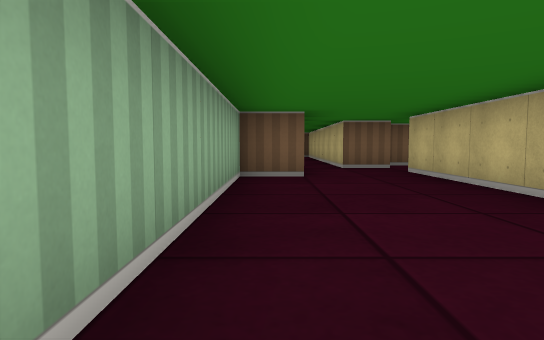
view 1 (above)

14 first-person views from a walk through a cub3D maze. The camera is about half as high as the walls, tilts 4° down and sees 75° across. The floor is counted in squares. Each view is taken from the middle of a square. On the plan, view 1 faces up. The plan holds only what a view shows up to about 9 squares ahead; the rest is blank.

view 2
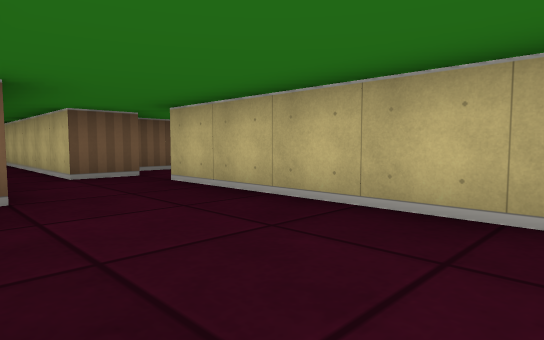

view 3
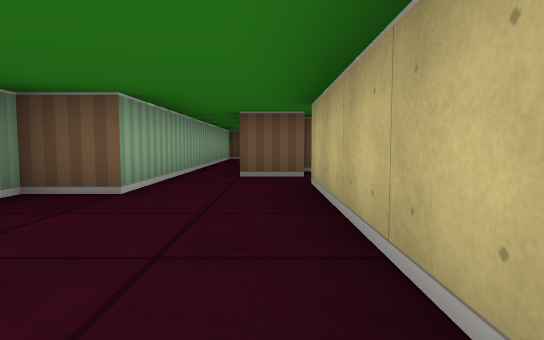

view 4
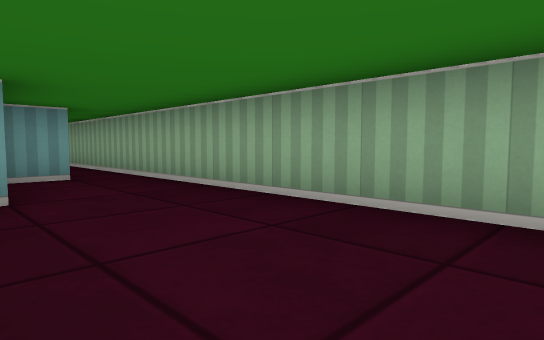

view 5
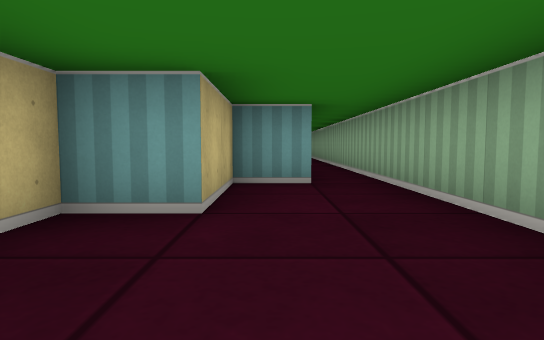

view 6
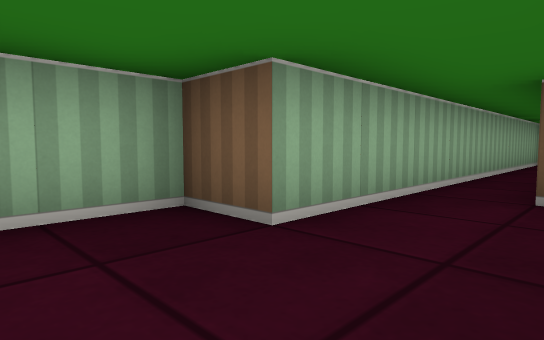

view 7
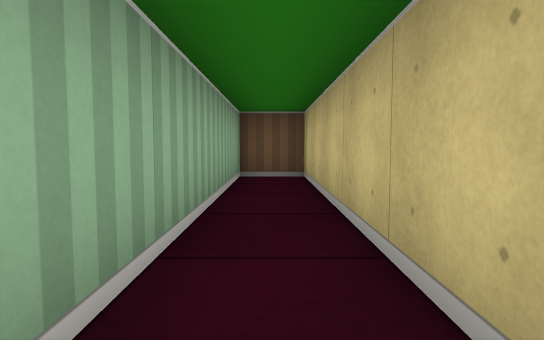

view 8
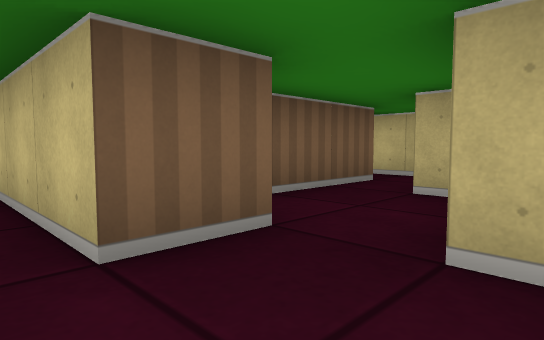

view 9
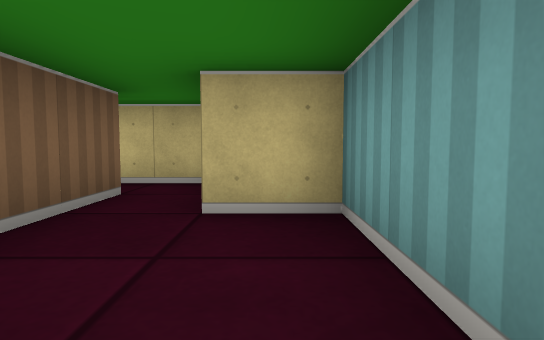

view 10
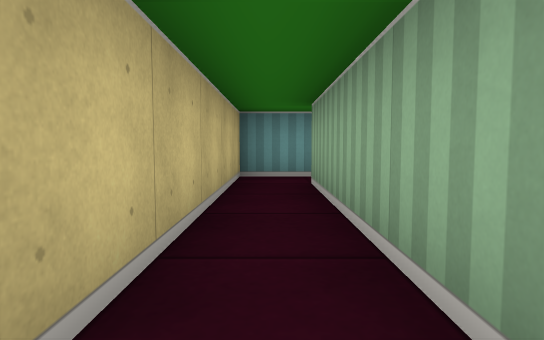

view 11
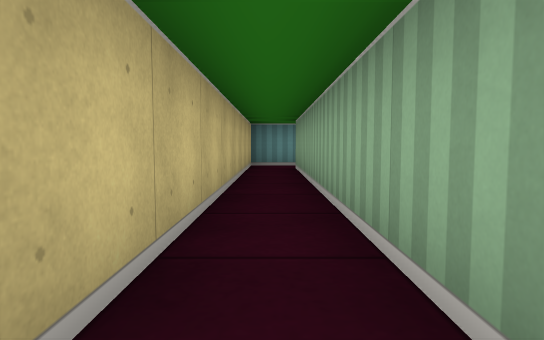

view 12
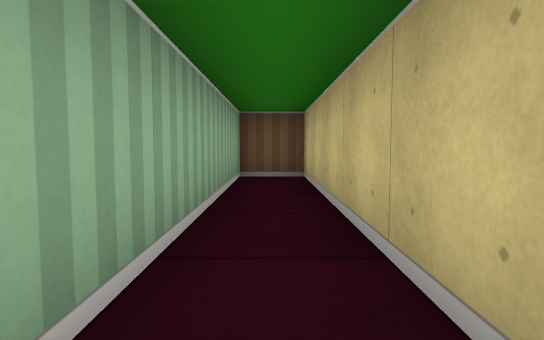

view 13
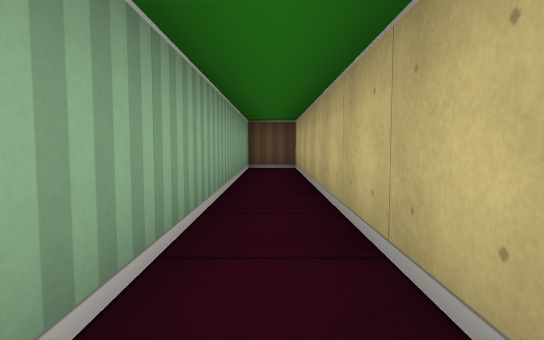

view 14
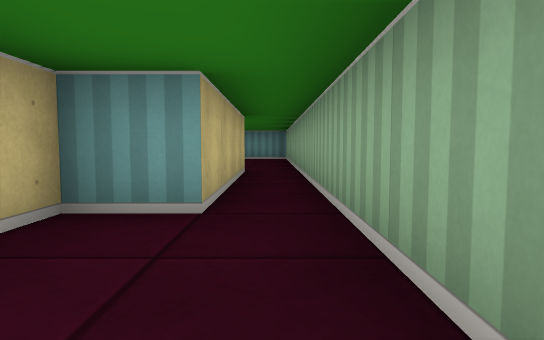

### Floor plan
Points are (right, up) in squares from view 1. A wall is a line through its corners. A room is listed if a view was taken in it or the views show most of it. See-through windows are left out.
Room 1 (views 1, 2, 3, 4, 5, 6, 7, 8, 9, 14)
walls: (2.6, 7.5) (1.5, 7.5) (1.5, 14.5) (0.5, 14.5) (0.5, 5.5) (-0.5, 5.5) (-0.5, -1.4); (0.5, -1.5) (1.5, -1.5) (1.5, 0.5) (2.5, 0.5) (2.5, 6.5) (3.5, 6.5)
ways out: opening at (3, 7) to room 3; opening at (0, -2)
Room 2 (views 10, 11, 12, 13)
walls: (5.4, 7.5) (6.5, 7.5) (6.5, 16.5) (5.5, 16.5) (5.5, 8.5)
ways out: opening at (5, 8) to room 3
Room 3 (no view inside)
walls: (3.5, 6.5) (4.5, 6.5) (4.5, 7.5); (5.5, 8.5) (2.5, 8.5)
ways out: opening at (3, 7) to room 1; opening at (5, 8) to room 2

Where each view was taken, in squares from view 1:
view 1: 0 up, 0 right, facing up
view 2: 2 up, 0 right, facing up-right
view 3: 2 up, 2 right, facing up
view 4: 4 up, 2 right, facing down-left
view 5: 3 up, 1 right, facing down
view 6: 4 up, 2 right, facing up-left
view 7: 9 up, 1 right, facing up
view 8: 6 up, 1 right, facing up-right
view 9: 7 up, 2 right, facing right
view 10: 13 up, 6 right, facing down
view 11: 16 up, 6 right, facing down
view 12: 11 up, 6 right, facing up
view 13: 9 up, 6 right, facing up
view 14: 1 up, 0 right, facing down
